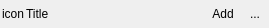
<?xml version="1.0" encoding="UTF-8"?>
<ui version="4.0">
 <class>HeaderWidget</class>
 <widget class="QWidget" name="HeaderWidget">
  <property name="geometry">
   <rect>
    <x>0</x>
    <y>0</y>
    <width>269</width>
    <height>28</height>
   </rect>
  </property>
  <property name="sizePolicy">
   <sizepolicy hsizetype="Preferred" vsizetype="Preferred">
    <horstretch>0</horstretch>
    <verstretch>0</verstretch>
   </sizepolicy>
  </property>
  <property name="windowTitle">
   <string>HeaderWidget</string>
  </property>
  <layout class="QVBoxLayout" name="verticalLayout">
   <property name="spacing">
    <number>0</number>
   </property>
   <property name="leftMargin">
    <number>2</number>
   </property>
   <property name="topMargin">
    <number>2</number>
   </property>
   <property name="rightMargin">
    <number>2</number>
   </property>
   <property name="bottomMargin">
    <number>2</number>
   </property>
   <item>
    <layout class="QHBoxLayout" name="horizontalLayout">
     <property name="spacing">
      <number>2</number>
     </property>
     <item>
      <widget class="QLabel" name="IconLabel">
       <property name="sizePolicy">
        <sizepolicy hsizetype="Preferred" vsizetype="Preferred">
         <horstretch>0</horstretch>
         <verstretch>0</verstretch>
        </sizepolicy>
       </property>
       <property name="text">
        <string>icon</string>
       </property>
       <property name="margin">
        <number>2</number>
       </property>
      </widget>
     </item>
     <item>
      <widget class="QLabel" name="TitleLabel">
       <property name="sizePolicy">
        <sizepolicy hsizetype="Preferred" vsizetype="Preferred">
         <horstretch>0</horstretch>
         <verstretch>0</verstretch>
        </sizepolicy>
       </property>
       <property name="text">
        <string>Title</string>
       </property>
      </widget>
     </item>
     <item>
      <spacer name="horizontalSpacer">
       <property name="orientation">
        <enum>Qt::Horizontal</enum>
       </property>
       <property name="sizeHint" stdset="0">
        <size>
         <width>40</width>
         <height>20</height>
        </size>
       </property>
      </spacer>
     </item>
     <item>
      <widget class="QToolButton" name="AddBtn">
       <property name="toolTip">
        <string>Click to add Item</string>
       </property>
       <property name="text">
        <string>Add</string>
       </property>
       <property name="icon">
        <iconset>
         <normaloff>:/Dnp3TrafficSim/Resources/edit_add22.png</normaloff>:/Dnp3TrafficSim/Resources/edit_add22.png</iconset>
       </property>
       <property name="autoRaise">
        <bool>true</bool>
       </property>
      </widget>
     </item>
     <item>
      <widget class="QToolButton" name="DelBtn">
       <property name="toolTip">
        <string>Click to remove item with greatest Index</string>
       </property>
       <property name="text">
        <string>...</string>
       </property>
       <property name="icon">
        <iconset>
         <normaloff>:/Dnp3TrafficSim/Resources/edit_delete22.png</normaloff>:/Dnp3TrafficSim/Resources/edit_delete22.png</iconset>
       </property>
       <property name="autoRaise">
        <bool>true</bool>
       </property>
      </widget>
     </item>
    </layout>
   </item>
  </layout>
 </widget>
 <layoutdefault spacing="6" margin="11"/>
 <resources>
  <include location="MultiSpeaker.qrc"/>
 </resources>
 <connections/>
</ui>
